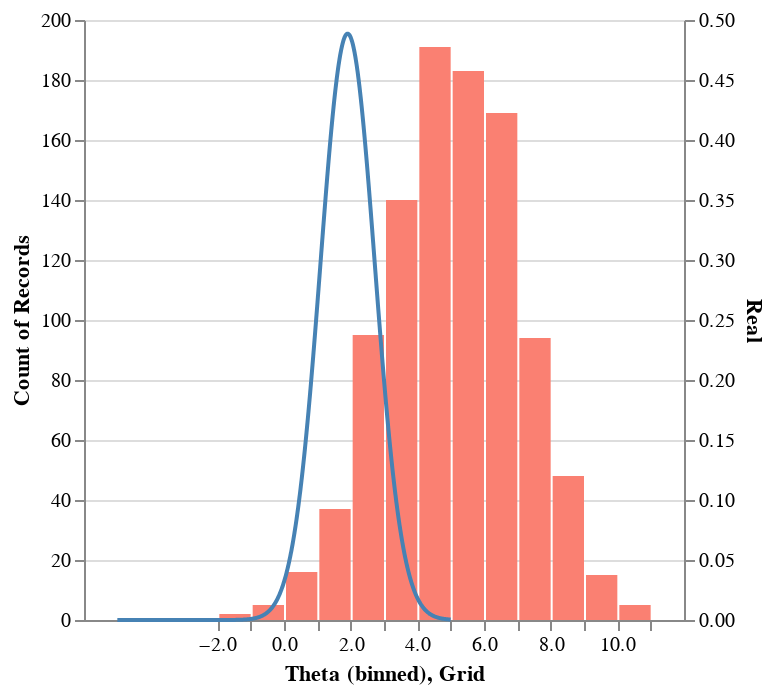

Write notebook code for a chart like this one.
### Code cell
points = dfn |> vl"""
{
      "layer": [
        {
          "mark": {"type": "bar", "color": "salmon"},
          "encoding": {
            "x": {
                "bin":{"maxbins":20},
                "field": "Theta",
                "type": "quantitative"
            },
            "y": {
              "type": "quantitative",
              "aggregate": "count",
              "field": "Theta"
            }
          }
        },
        {
          "mark": {"type": "line", "color": "steelblue"},
          "encoding": {
            "x": {"type": "quantitative", "field": "Grid"},
            "y": {
              "type": "quantitative",
              "field": "Real"
            }
          }
        }
      ],
      "resolve": {"scale": {"y": "independent", "x": "shared"}}
}"""

### Figure 1 — Vega-Lite specification as saved in the notebook (floating-point values rounded to 4 significant figures; data arrays with more than 128 entries replaced by an {"elided": "..."} marker saying what was removed)
{"data": {"values": {"elided": "1000 records"}}, "layer": [{"encoding": {"x": {"bin": {"maxbins": 20}, "field": "Theta", "type": "quantitative"}, "y": {"aggregate": "count", "field": "Theta", "type": "quantitative"}}, "mark": {"color": "salmon", "type": "bar"}}, {"encoding": {"x": {"field": "Grid", "type": "quantitative"}, "y": {"field": "Real", "type": "quantitative"}}, "mark": {"color": "steelblue", "type": "line"}}], "resolve": {"scale": {"x": "shared", "y": "independent"}}}
